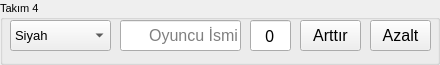
     <widget class="QGroupBox" name="teamArea_4">
      <property name="minimumSize">
       <size>
        <width>440</width>
        <height>65</height>
       </size>
      </property>
      <property name="maximumSize">
       <size>
        <width>440</width>
        <height>65</height>
       </size>
      </property>
      <property name="baseSize">
       <size>
        <width>440</width>
        <height>65</height>
       </size>
      </property>
      <property name="font">
       <font>
        <pointsize>8</pointsize>
       </font>
      </property>
      <property name="title">
       <string>Takım 4</string>
      </property>
      <property name="alignment">
       <set>Qt::AlignJustify|Qt::AlignVCenter</set>
      </property>
      <widget class="QComboBox" name="colorPicker_4">
       <property name="geometry">
        <rect>
         <x>10</x>
         <y>20</y>
         <width>101</width>
         <height>31</height>
        </rect>
       </property>
       <property name="font">
        <font>
         <pointsize>10</pointsize>
        </font>
       </property>
       <item>
        <property name="text">
         <string>Siyah</string>
        </property>
       </item>
       <item>
        <property name="text">
         <string>Gri</string>
        </property>
       </item>
       <item>
        <property name="text">
         <string>Beyaz</string>
        </property>
       </item>
       <item>
        <property name="text">
         <string>Mavi</string>
        </property>
       </item>
       <item>
        <property name="text">
         <string>Turkuaz</string>
        </property>
       </item>
       <item>
        <property name="text">
         <string>Kırmızı</string>
        </property>
       </item>
       <item>
        <property name="text">
         <string>Turuncu</string>
        </property>
       </item>
       <item>
        <property name="text">
         <string>Sarı</string>
        </property>
       </item>
       <item>
        <property name="text">
         <string>Yeşil (Açık)</string>
        </property>
       </item>
       <item>
        <property name="text">
         <string>Yeşil (Koyu)</string>
        </property>
       </item>
       <item>
        <property name="text">
         <string>Mor</string>
        </property>
       </item>
       <item>
        <property name="text">
         <string>Pembe</string>
        </property>
       </item>
       <item>
        <property name="text">
         <string>Kahverengi</string>
        </property>
       </item>
      </widget>
      <widget class="QLineEdit" name="teamScore_4">
       <property name="geometry">
        <rect>
         <x>250</x>
         <y>20</y>
         <width>41</width>
         <height>31</height>
        </rect>
       </property>
       <property name="font">
        <font>
         <family>Poppins</family>
         <pointsize>12</pointsize>
        </font>
       </property>
       <property name="text">
        <string>0</string>
       </property>
       <property name="alignment">
        <set>Qt::AlignCenter</set>
       </property>
      </widget>
      <widget class="QPushButton" name="incBt_4">
       <property name="geometry">
        <rect>
         <x>300</x>
         <y>20</y>
         <width>61</width>
         <height>31</height>
        </rect>
       </property>
       <property name="font">
        <font>
         <pointsize>12</pointsize>
        </font>
       </property>
       <property name="text">
        <string>Arttır</string>
       </property>
       <property name="iconSize">
        <size>
         <width>16</width>
         <height>16</height>
        </size>
       </property>
      </widget>
      <widget class="QPushButton" name="decBt_4">
       <property name="geometry">
        <rect>
         <x>370</x>
         <y>20</y>
         <width>61</width>
         <height>31</height>
        </rect>
       </property>
       <property name="font">
        <font>
         <pointsize>12</pointsize>
        </font>
       </property>
       <property name="text">
        <string>Azalt</string>
       </property>
       <property name="iconSize">
        <size>
         <width>16</width>
         <height>16</height>
        </size>
       </property>
      </widget>
      <widget class="QLineEdit" name="teamName_4">
       <property name="geometry">
        <rect>
         <x>120</x>
         <y>20</y>
         <width>121</width>
         <height>31</height>
        </rect>
       </property>
       <property name="font">
        <font>
         <pointsize>12</pointsize>
        </font>
       </property>
       <property name="alignment">
        <set>Qt::AlignRight|Qt::AlignTrailing|Qt::AlignVCenter</set>
       </property>
       <property name="placeholderText">
        <string>Oyuncu İsmi</string>
       </property>
      </widget>
     </widget>
